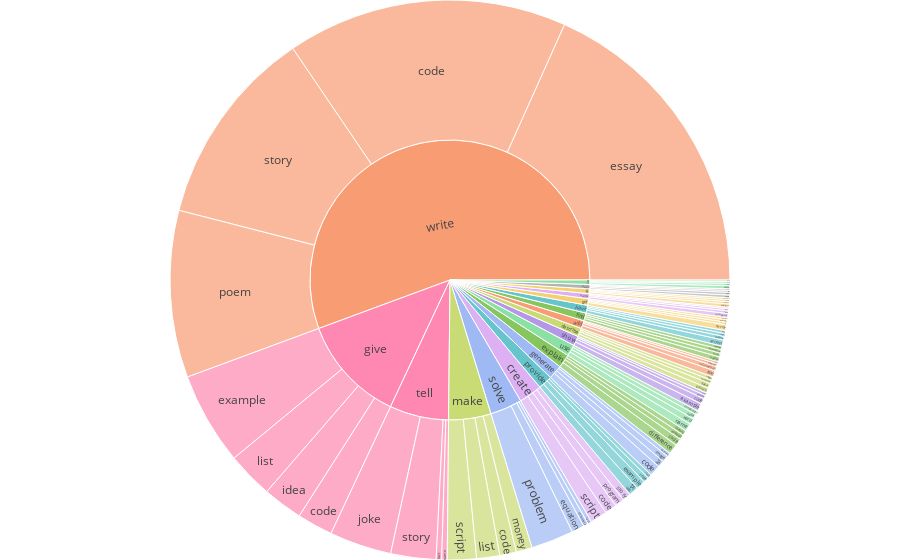

Write notebook code for a chart like this one.
### Code cell
import plotly.graph_objects as go
import plotly.express as px

# df["blank"] = "ROOT"
# df = phrases.groupby(["verb", "noun"]).size().sort_values(ascending=False).head(5).reset_index().rename(columns={0: "count"})
# df['count'] = df['count'] * 100
df = df[df["count"] > 30]
fig = px.sunburst(df, path=['verb', 'noun'], values='count', color='verb', color_discrete_sequence=px.colors.qualitative.Pastel)
# fig.update_layout(uniformtext=dict(minsize=10, mode='hide'))
fig.update_layout(
    margin=dict(l=0, r=0, t=0, b=0),
    # font_family="Times New Roman",
)
fig.show()
# fig.write_html(f"verb_noun-{lang}.html")
# fig.savefig("verb_noun.pdf")

fig.write_image(f"data/verb_noun-{lang}.png")
# fig.to_image(format="png", width=600, height=350, scale=2)

### Figure 1 — Plotly figure (JSON) as saved in the notebook; plotly's stock layout.template omitted (floating-point values rounded to 4 significant figures)
{"data": [{"branchvalues": "total", "customdata": [["have"], ["do"], ["add"], ["create"], ["explain"], ["generate"], ["give"], ["make"], ["use"], ["show"], ["need"], ["provide"], ["get"], ["write"], ["name"], ["explain"], ["find"], ["solve"], ["explain"], ["solve"], ["get"], ["do"], ["write"], ["give"], ["need"], ["provide"], ["show"], ["tell"], ["do"], ["give"], ["name"], ["describe"], ["find"], ["tell"], ["generate"], ["add"], ["generate"], ["get"], ["use"], ["provide"], ["give"], ["make"], ["provide"], ["make"], ["need"], ["tell"], ["list"], ["name"], ["find"], ["get"], ["add"], ["use"], ["have"], ["generate"], ["show"], ["write"], ["have"], ["create"], ["solve"], ["describe"], ["describe"], ["create"], ["make"], ["need"], ["have"], ["list"], ["show"], ["create"], ["solve"], ["describe"], ["tell"], ["write"], ["add"], ["explain"], ["list"], ["name"], ["use"], ["find"], ["list"], ["do"], ["add"], ["create"], ["describe"], ["do"], ["explain"], ["find"], ["generate"], ["get"], ["give"], ["have"], ["list"], ["make"], ["name"], ["need"], ["provide"], ["show"], ["solve"], ["tell"], ["use"], ["write"]], "domain": {"x": [0, 1], "y": [0, 1]}, "hovertemplate": "labels=%{label}<br>count=%{value}<br>parent=%{parent}<br>id=%{id}<br>verb=%{customdata[0]}<extra></extra>", "ids": ["have/access", "do/analysis", "add/code", "create/code", "explain/code", "generate/code", "give/code", "make/code", "use/code", "show/code", "need/code", "provide/code", "get/datum", "write/code", "name/company", "explain/concept", "find/error", "solve/equation", "explain/difference", "solve/dilemma", "get/error", "do/essay", "write/essay", "give/example", "need/help", "provide/example", "show/example", "tell/fact", "do/homework", "give/idea", "name/idea", "describe/image", "find/information", "tell/joke", "generate/image", "add/information", "generate/list", "get/list", "use/language", "provide/link", "give/list", "make/list", "provide/list", "make/money", "need/name", "tell/name", "list/name", "name/name", "find/number", "get/number", "add/paragraph", "use/name", "have/problem", "generate/picture", "show/picture", "write/poem", "have/right", "create/program", "solve/problem", "describe/process", "describe/scene", "create/script", "make/script", "need/script", "have/sex", "list/source", "show/step", "create/story", "solve/task", "describe/structure", "tell/story", "write/story", "add/text", "explain/theory", "list/type", "name/type", "use/word", "find/value", "list/word", "do/work", "add", "create", "describe", "do", "explain", "find", "generate", "get", "give", "have", "list", "make", "name", "need", "provide", "show", "solve", "tell", "use", "write"], "labels": ["access", "analysis", "code", "code", "code", "code", "code", "code", "code", "code", "code", "code", "datum", "code", "company", "concept", "error", "equation", "difference", "dilemma", "error", "essay", "essay", "example", "help", "example", "example", "fact", "homework", "idea", "idea", "image", "information", "joke", "image", "information", "list", "list", "language", "link", "list", "list", "list", "money", "name", "name", "name", "name", "number", "number", "paragraph", "name", "problem", "picture", "picture", "poem", "right", "program", "problem", "process", "scene", "script", "script", "script", "sex", "source", "step", "story", "task", "structure", "story", "story", "text", "theory", "type", "type", "word", "value", "word", "work", "add", "create", "describe", "do", "explain", "find", "generate", "get", "give", "have", "list", "make", "name", "need", "provide", "show", "solve", "tell", "use", "write"], "marker": {"colors": ["rgb(102, 197, 204)", "rgb(246, 207, 113)", "rgb(248, 156, 116)", "rgb(220, 176, 242)", "rgb(135, 197, 95)", "rgb(158, 185, 243)", "rgb(254, 136, 177)", "rgb(201, 219, 116)", "rgb(139, 224, 164)", "rgb(180, 151, 231)", "rgb(179, 179, 179)", "rgb(102, 197, 204)", "rgb(246, 207, 113)", "rgb(248, 156, 116)", "rgb(220, 176, 242)", "rgb(135, 197, 95)", "rgb(135, 197, 95)", "rgb(158, 185, 243)", "rgb(135, 197, 95)", "rgb(158, 185, 243)", "rgb(246, 207, 113)", "rgb(246, 207, 113)", "rgb(248, 156, 116)", "rgb(254, 136, 177)", "rgb(179, 179, 179)", "rgb(102, 197, 204)", "rgb(180, 151, 231)", "rgb(254, 136, 177)", "rgb(246, 207, 113)", "rgb(254, 136, 177)", "rgb(220, 176, 242)", "rgb(201, 219, 116)", "rgb(135, 197, 95)", "rgb(254, 136, 177)", "rgb(158, 185, 243)", "rgb(248, 156, 116)", "rgb(158, 185, 243)", "rgb(246, 207, 113)", "rgb(139, 224, 164)", "rgb(102, 197, 204)", "rgb(254, 136, 177)", "rgb(201, 219, 116)", "rgb(102, 197, 204)", "rgb(201, 219, 116)", "rgb(179, 179, 179)", "rgb(254, 136, 177)", "rgb(139, 224, 164)", "rgb(220, 176, 242)", "rgb(135, 197, 95)", "rgb(246, 207, 113)", "rgb(248, 156, 116)", "rgb(139, 224, 164)", "rgb(102, 197, 204)", "rgb(158, 185, 243)", "rgb(180, 151, 231)", "rgb(248, 156, 116)", "rgb(102, 197, 204)", "rgb(220, 176, 242)", "rgb(158, 185, 243)", "rgb(201, 219, 116)", "rgb(201, 219, 116)", "rgb(220, 176, 242)", "rgb(201, 219, 116)", "rgb(179, 179, 179)", "rgb(102, 197, 204)", "rgb(139, 224, 164)", "rgb(180, 151, 231)", "rgb(220, 176, 242)", "rgb(158, 185, 243)", "rgb(201, 219, 116)", "rgb(254, 136, 177)", "rgb(248, 156, 116)", "rgb(248, 156, 116)", "rgb(135, 197, 95)", "rgb(139, 224, 164)", "rgb(220, 176, 242)", "rgb(139, 224, 164)", "rgb(135, 197, 95)", "rgb(139, 224, 164)", "rgb(246, 207, 113)", "rgb(248, 156, 116)", "rgb(220, 176, 242)", "rgb(201, 219, 116)", "rgb(246, 207, 113)", "rgb(135, 197, 95)", "rgb(135, 197, 95)", "rgb(158, 185, 243)", "rgb(246, 207, 113)", "rgb(254, 136, 177)", "rgb(102, 197, 204)", "rgb(139, 224, 164)", "rgb(201, 219, 116)", "rgb(220, 176, 242)", "rgb(179, 179, 179)", "rgb(102, 197, 204)", "rgb(180, 151, 231)", "rgb(158, 185, 243)", "rgb(254, 136, 177)", "rgb(139, 224, 164)", "rgb(248, 156, 116)"]}, "name": "", "parents": ["have", "do", "add", "create", "explain", "generate", "give", "make", "use", "show", "need", "provide", "get", "write", "name", "explain", "find", "solve", "explain", "solve", "get", "do", "write", "give", "need", "provide", "show", "tell", "do", "give", "name", "describe", "find", "tell", "generate", "add", "generate", "get", "use", "provide", "give", "make", "provide", "make", "need", "tell", "list", "name", "find", "get", "add", "use", "have", "generate", "show", "write", "have", "create", "solve", "describe", "describe", "create", "make", "need", "have", "list", "show", "create", "solve", "describe", "tell", "write", "add", "explain", "list", "name", "use", "find", "list", "do", "", "", "", "", "", "", "", "", "", "", "", "", "", "", "", "", "", "", "", ""], "type": "sunburst", "values": [3000, 1600, 1100, 5900, 3500, 5500, 17600, 8200, 2400, 2800, 1400, 2700, 1100, 138300, 2000, 2500, 1900, 6200, 5000, 2400, 2900, 1100, 156200, 45600, 1300, 4600, 3800, 2700, 900, 19700, 1300, 1700, 1800, 30600, 3200, 2200, 3300, 1200, 2000, 2000, 22800, 11400, 4700, 7900, 800, 2700, 1600, 700, 1700, 1200, 1400, 3900, 1800, 1900, 1700, 82300, 1500, 4600, 21000, 2500, 2400, 8300, 14300, 900, 1400, 800, 1300, 4100, 1900, 1800, 22300, 98200, 3100, 2400, 1100, 1000, 3000, 2400, 800, 1000, 7800, 22900, 8400, 4600, 13400, 7800, 13900, 6400, 105700, 7700, 4300, 41800, 5000, 4400, 14000, 9600, 31500, 58300, 11300, 475000]}], "layout": {"legend": {"tracegroupgap": 0}, "margin": {"b": 0, "l": 0, "r": 0, "t": 0}, "sunburstcolorway": ["rgb(102, 197, 204)", "rgb(246, 207, 113)", "rgb(248, 156, 116)", "rgb(220, 176, 242)", "rgb(135, 197, 95)", "rgb(158, 185, 243)", "rgb(254, 136, 177)", "rgb(201, 219, 116)", "rgb(139, 224, 164)", "rgb(180, 151, 231)", "rgb(179, 179, 179)"]}}
